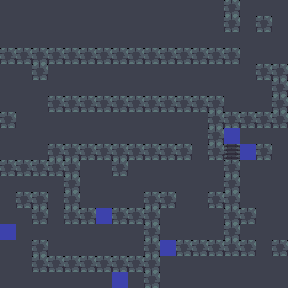

A level layout from a 2D game, rendered from its tile map. Below: a short description, then the map file with its tile-grid data intact:
An orthogonal 18x18 tile map with 16x16 px tiles, 1 tile layer (terrain) and 9 objects.

<map version="1.10" tiledversion="1.11.2" orientation="orthogonal" renderorder="right-down" width="18" height="18" tilewidth="16" tileheight="16" infinite="0" nextlayerid="3" nextobjectid="10">
 <properties>
  <property name="name" value="Cubomatic" />
  <property name="author" value="moineau" />
  <property name="goldMoves" type="int" value="358" />
  <property name="goldTime" type="int" value="68" />
  <property name="platinumMoves" type="int" value="325" />
 </properties>
 <tileset firstgid="1" source="tileset.tsx" />
 <layer id="1" name="terrain" width="18" height="18">
  <data encoding="csv">
1,1,1,1,1,1,1,1,1,1,1,1,1,1,4,1,1,1,
1,1,1,1,1,1,1,1,1,1,1,1,1,1,4,1,4,1,
1,1,1,1,1,1,1,1,1,1,1,1,1,1,1,1,1,1,
4,4,4,4,4,4,4,4,4,4,4,4,4,4,4,1,1,1,
1,1,4,1,1,1,1,1,1,1,1,1,1,1,1,1,4,4,
1,1,1,1,1,1,1,1,1,1,1,1,1,1,1,1,1,4,
1,1,1,4,4,4,4,4,4,4,4,4,4,4,1,1,1,4,
4,1,1,1,1,1,1,1,1,1,1,1,1,4,4,4,4,4,
1,1,1,1,1,1,1,1,1,1,1,1,1,4,3,1,1,1,
1,1,1,4,4,4,4,4,4,4,4,4,1,4,5,3,4,1,
4,4,4,4,4,1,1,4,1,1,1,1,1,1,4,1,1,1,
1,1,1,1,4,1,1,1,1,1,1,1,1,1,4,1,1,1,
1,4,4,1,4,1,1,1,1,4,4,1,1,4,4,1,1,1,
1,1,4,1,4,4,3,4,4,4,1,1,1,1,4,4,1,1,
3,1,1,1,1,1,1,1,1,4,1,1,1,1,4,1,1,1,
1,1,4,1,1,1,1,1,1,4,3,4,4,4,4,4,1,4,
1,1,4,4,4,4,4,4,4,4,1,1,1,1,1,1,1,1,
1,1,1,1,1,1,1,3,1,4,1,1,1,1,1,1,1,1
</data>
 </layer>
 <objectgroup id="2" name="objects">
  <object id="1" gid="6" x="0" y="16" width="16" height="16" />
  <object id="2" gid="9" x="48" y="16" width="16" height="16" />
  <object id="3" gid="9" x="32" y="32" width="16" height="16" />
  <object id="4" gid="9" x="16" y="48" width="16" height="16" />
  <object id="5" gid="8" x="272" y="176" width="16" height="16" />
  <object id="6" gid="9" x="112" y="240" width="16" height="16" />
  <object id="7" gid="8" x="256" y="256" width="16" height="16" />
  <object id="8" gid="9" x="176" y="272" width="16" height="16" />
  <object id="9" gid="7" x="128" y="288" width="16" height="16" />
 </objectgroup>
</map>
